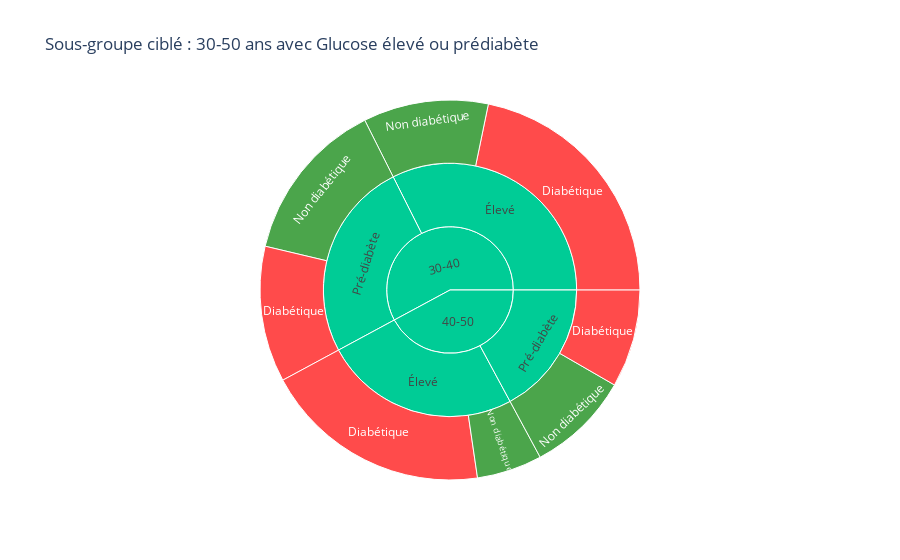

Notebook cell for this chart:
### Markdown cell above
# Diagramme en coin pour etude

### Code cell
import plotly.express as px

def filtrer_donnees_sunburst(data, niveaux_glucose=['Pré-diabète', 'Élevé'], groupes_age=['30-40', '40-50']):
    """Filtre les données selon le niveau de glucose et le groupe d'âge."""
    data_filtrée = data[
        data['GlucoseLevel'].isin(niveaux_glucose) &
        data['AgeGroup'].isin(groupes_age)
    ].dropna(subset=['AgeGroup', 'GlucoseLevel', 'Outcome'])
    return data_filtrée

def ajouter_outcome_label(data):
    """Ajoute un label lisible pour la colonne 'Outcome'."""
    data['OutcomeLabel'] = data['Outcome'].map({0: 'Non diabétique', 1: 'Diabétique'})
    return data

def afficher_sunburst(data, titre='Sous-groupe ciblé : 30-50 ans avec Glucose élevé ou prédiabète'):
    """Affiche le graphique sunburst basé sur AgeGroup → GlucoseLevel → Outcome."""
    fig = px.sunburst(
        data,
        path=['AgeGroup', 'GlucoseLevel', 'OutcomeLabel'],
        values=None,
        color='OutcomeLabel',
        color_discrete_map={
            'Diabétique': 'red',
            'Non diabétique': 'green'
        },
        title=titre
    )
    fig.show()

# ====== Pipeline complet ======

def generer_sunburst_diabete(data):
    """Pipeline pour générer un graphique sunburst filtré par âge et glucose."""
    data_filtrée = filtrer_donnees_sunburst(data)
    data_labellisée = ajouter_outcome_label(data_filtrée)
    afficher_sunburst(data_labellisée)
generer_sunburst_diabete(data)

### Figure 1 — Plotly figure (JSON) as saved in the notebook; plotly's stock layout.template omitted (floating-point values rounded to 4 significant figures)
{"data": [{"branchvalues": "total", "customdata": [["(?)"], ["(?)"], ["(?)"], ["(?)"], ["(?)"], ["(?)"], ["Diabétique"], ["Diabétique"], ["Diabétique"], ["Diabétique"], ["Non diabétique"], ["Non diabétique"], ["Non diabétique"], ["Non diabétique"]], "domain": {"x": [0, 1], "y": [0, 1]}, "hovertemplate": "labels=%{label}<br>count=%{value}<br>parent=%{parent}<br>id=%{id}<br>OutcomeLabel=%{customdata[0]}<extra></extra>", "ids": ["40-50/Élevé", "30-40/Élevé", "30-40/Pré-diabète", "40-50/Pré-diabète", "40-50", "30-40", "40-50/Élevé/Diabétique", "30-40/Élevé/Diabétique", "30-40/Pré-diabète/Diabétique", "40-50/Pré-diabète/Diabétique", "30-40/Pré-diabète/Non diabétique", "40-50/Pré-diabète/Non diabétique", "30-40/Élevé/Non diabétique", "40-50/Élevé/Non diabétique"], "labels": ["Élevé", "Élevé", "Pré-diabète", "Pré-diabète", "40-50", "30-40", "Diabétique", "Diabétique", "Diabétique", "Diabétique", "Non diabétique", "Non diabétique", "Non diabétique", "Non diabétique"], "marker": {"colors": ["#00cc96", "#00cc96", "#00cc96", "#00cc96", "#00cc96", "#00cc96", "red", "red", "red", "red", "green", "green", "green", "green"]}, "name": "", "parents": ["40-50", "30-40", "30-40", "40-50", "", "", "40-50/Élevé", "30-40/Élevé", "30-40/Pré-diabète", "40-50/Pré-diabète", "30-40/Pré-diabète", "40-50/Pré-diabète", "30-40/Élevé", "40-50/Élevé"], "type": "sunburst", "values": [54, 70, 55, 37, 91, 125, 42, 47, 25, 18, 30, 19, 23, 12]}], "layout": {"legend": {"tracegroupgap": 0}, "title": {"text": "Sous-groupe ciblé : 30-50 ans avec Glucose élevé ou prédiabète"}}}
